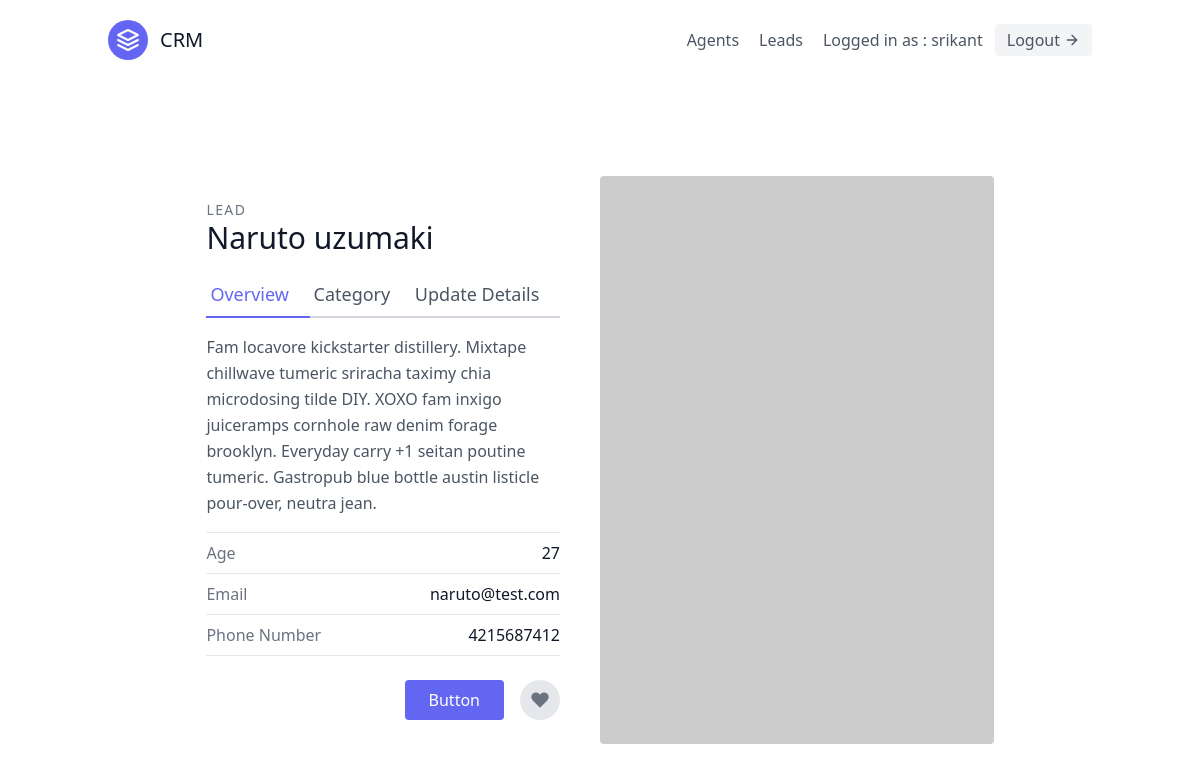
The app's page /leads/1/ (signed in) with its own data.
### leads/models.py (models this page shows, shortened)
class User(AbstractUser):
    is_organisor = models.BooleanField(default=True)
    is_agent = models.BooleanField(default=False)

class Lead(models.Model):
    first_name = models.CharField(max_length=20)
    last_name = models.CharField(max_length=20)
    age = models.IntegerField(default=0)
    organisation = models.ForeignKey(UserProfile, on_delete=models.CASCADE)
    agent = models.ForeignKey("Agent", null=True, blank=True, on_delete=models.SET_NULL)
    category = models.ForeignKey("Category", related_name="leads", null=True, blank=True, on_delete=models.SET_NULL)
    description = models.TextField()
    date_added = models.DateTimeField(auto_now_add=True)
    phone_number = models.CharField(max_length=20)
    email = models.EmailField()

### leads/views.py (the view)
# urls.py: path('<int:pk>/', LeadDetailView.as_view(), name='lead-detail'),
class LeadDetailView(LoginRequiredMixin, generic.DetailView):
    template_name = "leads/lead_detail.html"
    queryset = Lead.objects.all()
    context_object_name = "lead"

### leads/templates/leads/lead_detail.html
{% extends "base.html" %}
{% block content %}
<section class="text-gray-600 body-font overflow-hidden">
        <div class="container px-5 py-24 mx-auto">
          <div class="lg:w-4/5 mx-auto flex flex-wrap">
            <div class="lg:w-1/2 w-full lg:pr-10 lg:py-6 mb-6 lg:mb-0">
              <h2 class="text-sm title-font text-gray-500 tracking-widest">LEAD</h2>
              <h1 class="text-gray-900 text-3xl title-font font-medium mb-4">{{ lead.first_name}} {{lead.last_name}}</h1>
                <div class="flex mb-4">
                        <a href = "{% url 'leads:lead-detail' lead.pk %}" class="flex-grow text-indigo-500 border-b-2 border-indigo-500 py-2 text-lg px-1">
                                Overview
                        </a>
                        <a href="{% url 'leads:lead-category-update' lead.pk %}" class="flex-grow border-b-2 border-gray-300 py-2 text-lg px-1">
                          Category
                        </a>
                        <a href = "{% url 'leads:lead-update' lead.pk %}" class="flex-grow border-b-2 border-gray-300 py-2 text-lg px-1">
                                Update Details
                        </a>
                </div>
              <p class="leading-relaxed mb-4">Fam locavore kickstarter distillery. Mixtape chillwave tumeric sriracha taximy chia microdosing tilde DIY. XOXO fam inxigo juiceramps cornhole raw denim forage brooklyn. Everyday carry +1 seitan poutine tumeric. Gastropub blue bottle austin listicle pour-over, neutra jean.</p>
              <div class="flex border-t border-gray-200 py-2">
                <span class="text-gray-500">Age</span>
                <span class="ml-auto text-gray-900">{{lead.age}}</span>
              </div>
              <div class="flex border-t border-gray-200 py-2">
                <span class="text-gray-500">Email</span>
                <span class="ml-auto text-gray-900">{{ lead.email }}</span>
              </div>
              <div class="flex border-t border-b mb-6 border-gray-200 py-2">
                <span class="text-gray-500">Phone Number</span>
                <span class="ml-auto text-gray-900">{{ lead.phone_number }}</span>
              </div>
              <div class="flex">
                <button class="flex ml-auto text-white bg-indigo-500 border-0 py-2 px-6 focus:outline-none hover:bg-indigo-600 rounded">Button</button>
                <button class="rounded-full w-10 h-10 bg-gray-200 p-0 border-0 inline-flex items-center justify-center text-gray-500 ml-4">
                  <svg fill="currentColor" stroke-linecap="round" stroke-linejoin="round" stroke-width="2" class="w-5 h-5" viewBox="0 0 24 24">
                    <path d="M20.84 4.61a5.5 5.5 0 00-7.78 0L12 5.67l-1.06-1.06a5.5 5.5 0 00-7.78 7.78l1.06 1.06L12 21.23l7.78-7.78 1.06-1.06a5.5 5.5 0 000-7.78z"></path>
                  </svg>
                </button>
              </div>
            </div>
            <img alt="ecommerce" class="lg:w-1/2 w-full lg:h-auto h-64 object-cover object-center rounded" src="https://dummyimage.com/400x400">
          </div>
        </div>
      </section>
{% endblock content %}

### templates/navbar.html (shortened to what this page needs)
<header class="text-gray-600 body-font">
    <div class="container mx-auto flex flex-wrap p-5 flex-col md:flex-row items-center">
      <a class="flex title-font font-medium items-center text-gray-900 mb-4 md:mb-0">
        <svg xmlns="http://www.w3.org/2000/svg" fill="none" stroke="currentColor" stroke-linecap="round" stroke-linejoin="round" stroke-width="2" class="w-10 h-10 text-white p-2 bg-indigo-500 rounded-full" viewBox="0 0 24 24">
          <path d="M12 2L2 7l10 5 10-5-10-5zM2 17l10 5 10-5M2 12l10 5 10-5"></path>
        </svg>
        <span class="ml-3 text-xl">CRM</span>
      </a>
      <nav class="md:ml-auto flex flex-wrap items-center text-base justify-center">
        {% if not request.user.is_authenticated %}
          <a href = "{% url 'signup' %}" class="mr-5 hover:text-gray-900">Signup</a>
        {%else%}
          {% if request.user.is_organisor %}
            <a href = "{% url 'agents:agent-list'%}" class="mr-5 hover:text-gray-900">Agents</a>
          {% endif %}
          <a href = "{% url 'leads:lead-list'%}" class="mr-5 hover:text-gray-900">Leads</a>
        {% endif %}
      </nav>
      {% if request.user.is_authenticated %}
          Logged in as : {{ request.user.username}}
          <a href= "{% url 'logout' %}" class="ml-3 inline-flex items-center bg-gray-100 border-0 py-1 px-3 focus:outline-none hover:bg-gray-200 rounded text-base mt-4 md:mt-0">Logout
            <svg fill="none" stroke="currentColor" stroke-linecap="round" stroke-linejoin="round" stroke-width="2" class="w-4 h-4 ml-1" viewBox="0 0 24 24">
              <path d="M5 12h14M12 5l7 7-7 7"></path>
            </svg>
          </a>
      {% endif %}
    </div>
  </header>

### records on screen
User: user.username "srikant"
Lead: first_name "Naruto", last_name "uzumaki", age "27", email "naruto@test.com", phone_number "4215687412"
